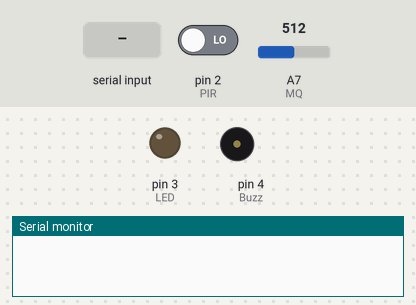
This sketch was run on a simulated Arduino Nano, built with avr-gcc and run on an emulated ATmega328P. Shown: output pins drawn as LEDs (lit = HIGH), buzzer (waves = sounding, pin HIGH), the last lines printed to the serial monitor. Inputs (shaded band) come from the test bench; at power-on: A7 (MQ) = 512, pin 2 (PIR) LOW.

Above: at 1.2 s.
1.3 s: A7 (MQ) set to 534
At 1.6 s:
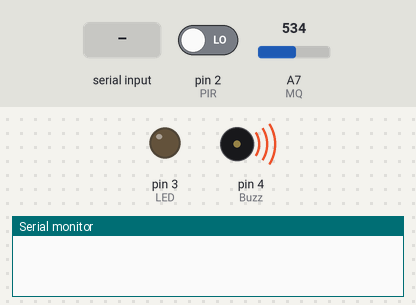
4.3 s: "1" received over Serial
At 6.4 s:
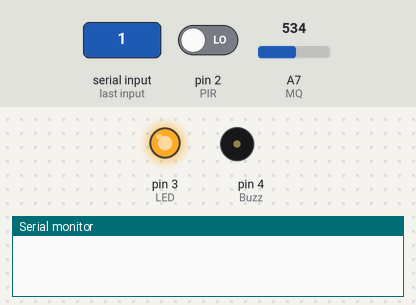
7.3 s: pin 2 (PIR) driven HIGH
10.3 s: A7 (MQ) set to 511
11.9 s: "2" received over Serial
At 12.7 s:
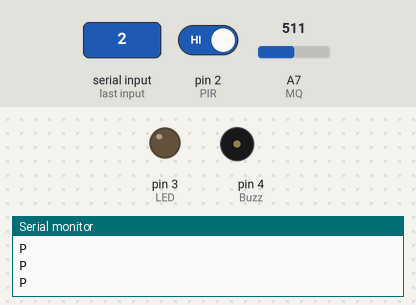
Timing chart, 0 to 14.7 s (numbered marks = the images above; inputs shaded):
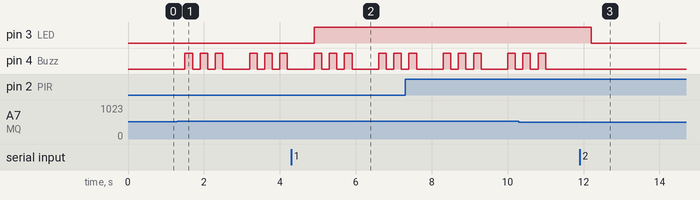

The sketch:

Nano_MQ5_PIR_Buzzer.ino
```cpp
#define MQ A7
#define PIR 2
#define LED 3
#define Buzz 4

void setup() {
pinMode(MQ,INPUT);
pinMode(PIR,INPUT);
Serial.begin(9600);
pinMode(LED,OUTPUT);
pinMode(Buzz,OUTPUT);

}
int flag=0,td1=0;
int f1=1,f2=1;
void loop() {

  if (Serial.available()) {
     char Val = (char)Serial.read();
     if (Val>=49 && Val<=50)
     {
       if (flag!=Val){
           flag=Val;
       if (Val==49)
         {td1=1;}
        if (Val==50)
        {td1=0;}
        digitalWrite(LED, td1);
       }
     }
   }


  int MQ5=analogRead(MQ);
  MQ5=map(MQ5,0,1023,0,100);
  int PD=digitalRead(PIR);
  if (PD==1 && f1==0){
    Serial.println("P");
     }
  if (PD==0 && f1==1){
    f1=0;
    }
  if (MQ5>50 && f2==0){
    Serial.println("G");
    f2=1;
    }
  if (MQ5<50 && f2==1){
    f2=0;
    }

  if(MQ5>50){
    digitalWrite(Buzz,HIGH);
    delay(200);
    digitalWrite(Buzz,LOW);
    delay(200);
    digitalWrite(Buzz,HIGH);
    delay(200);
    digitalWrite(Buzz,LOW);
    delay(200);
    digitalWrite(Buzz,HIGH);
    delay(200);
    digitalWrite(Buzz,LOW);
    delay(200);      }
   else{digitalWrite(Buzz,LOW);}


   delay(500);

}
```

Measured:
- the behaviour switches between 521 and 522 on A7 (MQ) (found by bisection; images 0 and 1)
- after the input at 1.3 s, pin 4 (Buzz): LOW → HIGH after 0.20 s, → LOW 0.20 s later, → HIGH 0.20 s later, → LOW 0.20 s later, … (12 changes in this stretch)
- after the input at 4.3 s, pin 3 (LED): LOW → HIGH after 0.60 s
- after the input at 11.9 s, pin 3 (LED): HIGH → LOW after 0.30 s
